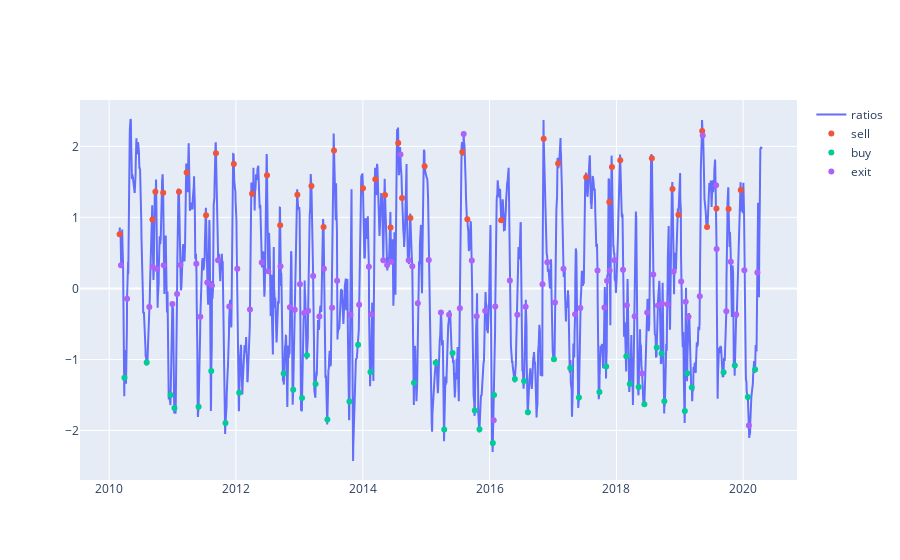

Notebook cell for this chart:
### Code cell
portfolio_fx.plot_trades_on_zscore_for_symbol(mavg_zscore, portfolio, symbol2)
